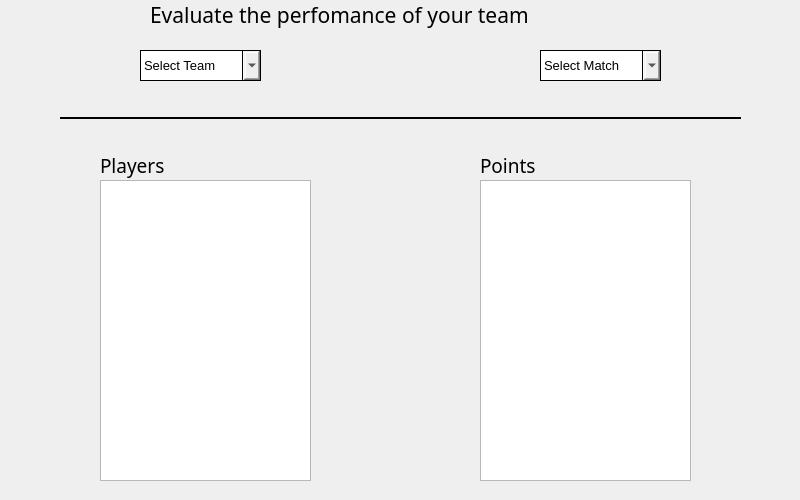
<?xml version="1.0" encoding="UTF-8"?>
<ui version="4.0">
 <class>Dialog</class>
 <widget class="QDialog" name="Dialog">
  <property name="geometry">
   <rect>
    <x>0</x>
    <y>0</y>
    <width>800</width>
    <height>500</height>
   </rect>
  </property>
  <property name="font">
   <font>
    <pointsize>10</pointsize>
   </font>
  </property>
  <property name="windowTitle">
   <string>Dialog</string>
  </property>
  <property name="styleSheet">
   <string notr="true"/>
  </property>
  <widget class="QLabel" name="label">
   <property name="geometry">
    <rect>
     <x>150</x>
     <y>0</y>
     <width>500</width>
     <height>30</height>
    </rect>
   </property>
   <property name="font">
    <font>
     <family>MV Boli</family>
     <pointsize>16</pointsize>
    </font>
   </property>
   <property name="text">
    <string>Evaluate the perfomance of your team</string>
   </property>
  </widget>
  <widget class="QComboBox" name="team_cbox">
   <property name="geometry">
    <rect>
     <x>140</x>
     <y>50</y>
     <width>121</width>
     <height>31</height>
    </rect>
   </property>
   <property name="styleSheet">
    <string notr="true">border: 1px ridge black;</string>
   </property>
   <property name="editable">
    <bool>false</bool>
   </property>
   <property name="currentText">
    <string/>
   </property>
  </widget>
  <widget class="QLabel" name="team_clabel">
   <property name="geometry">
    <rect>
     <x>140</x>
     <y>50</y>
     <width>103</width>
     <height>31</height>
    </rect>
   </property>
   <property name="font">
    <font>
     <pointsize>10</pointsize>
    </font>
   </property>
   <property name="styleSheet">
    <string notr="true">background-color:white;
border: 1px ridge black;</string>
   </property>
   <property name="frameShape">
    <enum>QFrame::NoFrame</enum>
   </property>
   <property name="text">
    <string>Select Team</string>
   </property>
  </widget>
  <widget class="QLabel" name="match_clabel">
   <property name="geometry">
    <rect>
     <x>540</x>
     <y>50</y>
     <width>103</width>
     <height>31</height>
    </rect>
   </property>
   <property name="font">
    <font>
     <pointsize>10</pointsize>
    </font>
   </property>
   <property name="styleSheet">
    <string notr="true">background-color:white;
border: 1px ridge black;</string>
   </property>
   <property name="frameShape">
    <enum>QFrame::NoFrame</enum>
   </property>
   <property name="text">
    <string>Select Match</string>
   </property>
  </widget>
  <widget class="QComboBox" name="match_cbox">
   <property name="geometry">
    <rect>
     <x>540</x>
     <y>50</y>
     <width>121</width>
     <height>31</height>
    </rect>
   </property>
   <property name="styleSheet">
    <string notr="true">border: 1px ridge black;</string>
   </property>
   <property name="editable">
    <bool>false</bool>
   </property>
   <property name="currentText">
    <string/>
   </property>
  </widget>
  <widget class="Line" name="line">
   <property name="geometry">
    <rect>
     <x>60</x>
     <y>110</y>
     <width>681</width>
     <height>16</height>
    </rect>
   </property>
   <property name="font">
    <font>
     <pointsize>10</pointsize>
     <weight>75</weight>
     <bold>true</bold>
    </font>
   </property>
   <property name="frameShadow">
    <enum>QFrame::Plain</enum>
   </property>
   <property name="lineWidth">
    <number>2</number>
   </property>
   <property name="orientation">
    <enum>Qt::Horizontal</enum>
   </property>
  </widget>
  <widget class="QLabel" name="label_2">
   <property name="geometry">
    <rect>
     <x>100</x>
     <y>150</y>
     <width>90</width>
     <height>30</height>
    </rect>
   </property>
   <property name="font">
    <font>
     <family>MV Boli</family>
     <pointsize>14</pointsize>
     <weight>50</weight>
     <bold>false</bold>
    </font>
   </property>
   <property name="text">
    <string>Players</string>
   </property>
  </widget>
  <widget class="QListWidget" name="player_list">
   <property name="geometry">
    <rect>
     <x>100</x>
     <y>180</y>
     <width>211</width>
     <height>301</height>
    </rect>
   </property>
   <property name="verticalScrollBarPolicy">
    <enum>Qt::ScrollBarAsNeeded</enum>
   </property>
   <property name="horizontalScrollBarPolicy">
    <enum>Qt::ScrollBarAlwaysOff</enum>
   </property>
  </widget>
  <widget class="QListWidget" name="points_list">
   <property name="geometry">
    <rect>
     <x>480</x>
     <y>180</y>
     <width>211</width>
     <height>301</height>
    </rect>
   </property>
   <property name="verticalScrollBarPolicy">
    <enum>Qt::ScrollBarAsNeeded</enum>
   </property>
   <property name="horizontalScrollBarPolicy">
    <enum>Qt::ScrollBarAlwaysOff</enum>
   </property>
  </widget>
  <widget class="QLabel" name="label_5">
   <property name="geometry">
    <rect>
     <x>480</x>
     <y>150</y>
     <width>90</width>
     <height>30</height>
    </rect>
   </property>
   <property name="font">
    <font>
     <family>MV Boli</family>
     <pointsize>14</pointsize>
     <weight>50</weight>
     <bold>false</bold>
    </font>
   </property>
   <property name="text">
    <string>Points</string>
   </property>
  </widget>
  <widget class="QLabel" name="points_label">
   <property name="geometry">
    <rect>
     <x>570</x>
     <y>150</y>
     <width>90</width>
     <height>30</height>
    </rect>
   </property>
   <property name="styleSheet">
    <string notr="true">color:blue;</string>
   </property>
   <property name="text">
    <string/>
   </property>
  </widget>
  <zorder>label</zorder>
  <zorder>team_cbox</zorder>
  <zorder>team_clabel</zorder>
  <zorder>match_cbox</zorder>
  <zorder>match_clabel</zorder>
  <zorder>line</zorder>
  <zorder>label_2</zorder>
  <zorder>player_list</zorder>
  <zorder>points_list</zorder>
  <zorder>label_5</zorder>
  <zorder>points_label</zorder>
 </widget>
 <resources/>
 <connections/>
</ui>
